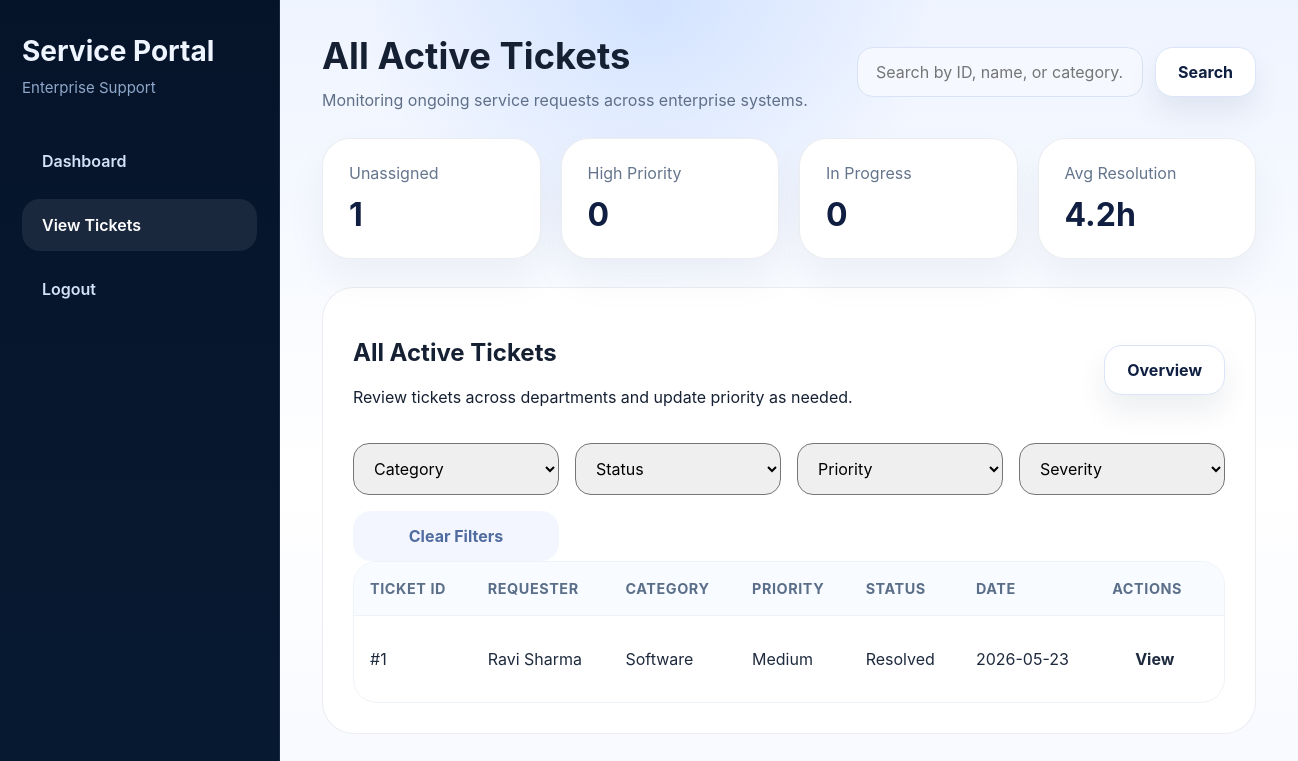
The app's page /it/manage (signed in) with its own data.
### tables this page shows
CREATE TABLE tickets (
    id INTEGER PRIMARY KEY AUTOINCREMENT,
    title TEXT NOT NULL,
    category TEXT NOT NULL,
    priority TEXT NOT NULL,
    severity TEXT NOT NULL,
    description TEXT NOT NULL,
    status TEXT NOT NULL DEFAULT 'Open',
    employee_id INTEGER NOT NULL,
    assigned_to INTEGER,
    created_at TEXT NOT NULL,
    updated_at TEXT NOT NULL,
    resolution_notes TEXT,
    FOREIGN KEY(employee_id) REFERENCES users(id),
    FOREIGN KEY(assigned_to) REFERENCES users(id)
);

CREATE TABLE users (
    id INTEGER PRIMARY KEY AUTOINCREMENT,
    username TEXT NOT NULL UNIQUE,
    password TEXT NOT NULL,
    fullname TEXT NOT NULL,
    role TEXT NOT NULL CHECK(role IN ('employee','it'))
, email TEXT, department TEXT);

### app.py (the view)
        def decorated_view(*args, **kwargs):
            if g.user is None:
                return redirect(url_for('login'))
            if role and g.user['role'] != role:
                flash('Access denied for your role.', 'warning')
                return redirect(url_for(ROLE_ROUTES[g.user['role']]))
            return fn(*args, **kwargs)

### app.py (called while the page is built)
@app.before_request
def load_logged_in_user():
    user_id = session.get('user_id')
    if user_id is None:
        g.user = None
    else:
        g.user = get_user_by_id(user_id)

def login_required(role=None):
    def wrapper(fn):
        def decorated_view(*args, **kwargs):
            if g.user is None:
                return redirect(url_for('login'))
            if role and g.user['role'] != role:
                flash('Access denied for your role.', 'warning')
                return redirect(url_for(ROLE_ROUTES[g.user['role']]))
            return fn(*args, **kwargs)
        decorated_view.__name__ = fn.__name__
        return decorated_view
    return wrapper

@app.route('/it/manage')
@login_required('it')
def manage_tickets():
    filters = {
        'search': request.args.get('search'),
        'category': request.args.get('category'),
        'status': request.args.get('status'),
        'priority': request.args.get('priority'),
        'severity': request.args.get('severity'),
        'assigned_to': request.args.get('assigned_to') or None,
    }
    tickets = fetch_all_tickets(filters)
    technicians = get_all_it_members()
    return render_template(
        'manage_tickets.html',
        user=g.user,
        tickets=tickets,
        filters=filters,
        search=filters['search'],
        categories=CATEGORIES,
        priorities=PRIORITIES,
        severities=SEVERITIES,
        status_options=STATUS_OPTIONS,
        technicians=technicians,
    )

def get_all_it_members():
    from database.models import query_db
    return query_db('SELECT id, fullname FROM users WHERE role = ?', ('it',))

### database/models.py (called while the page is built)
def get_connection():
    conn = sqlite3.connect(DB_PATH)
    conn.row_factory = sqlite3.Row
    return conn

def query_db(query, args=(), one=False):
    conn = get_connection()
    cur = conn.execute(query, args)
    rv = cur.fetchall()
    conn.commit()
    conn.close()
    return (rv[0] if rv else None) if one else rv

def get_user_by_id(user_id):
    return query_db('SELECT * FROM users WHERE id = ?', (user_id,), one=True)

### templates/manage_tickets.html (shortened to what this page needs)
<!DOCTYPE html>
<html lang="en">
<head>
    <link rel="stylesheet" href="{{ url_for('static', filename='css/style.css') }}">
</head>
<body>
    <div class="layout-shell">
        <aside class="sidebar">
            <div class="brand">
                <h2>Service Portal</h2>
                <span>Enterprise Support</span>
            </div>
            <nav>
                <a href="{{ url_for('it_dashboard') }}">Dashboard</a>
                <a href="{{ url_for('manage_tickets') }}" class="active">View Tickets</a>
                <a href="{{ url_for('logout') }}">Logout</a>
            </nav>
        </aside>
        <main class="content">
            <div class="header-top">
                <div class="topbar-left">
                    <h1>All Active Tickets</h1>
                    <p>Monitoring ongoing service requests across enterprise systems.</p>
                </div>
                <div class="topbar-actions">
                    <form method="get" class="search-form" style="display:flex; gap:12px; align-items:center; width:100%; max-width:520px;">
                        <div class="search-bar" style="flex:1;">
                            <input type="text" name="search" placeholder="Search by ID, name, or category..." value="{{ search or '' }}">
                        </div>
                        <button type="submit" class="button button-secondary">Search</button>
                    </form>
                </div>
            </div>
            <section class="dashboard-grid">
                <div class="stat-card">
                    <span>Unassigned</span>
                    <strong>{{ tickets|selectattr('assigned_to','equalto',None)|list|length }}</strong>
                </div>
                <div class="stat-card">
                    <span>High Priority</span>
                    <strong>{{ tickets|selectattr('priority','equalto','High')|list|length }}</strong>
                </div>
                <div class="stat-card">
                    <span>In Progress</span>
                    <strong>{{ tickets|selectattr('status','equalto','In Progress')|list|length }}</strong>
                </div>
                <div class="stat-card">
                    <span>Avg Resolution</span>
                    <strong>4.2h</strong>
                </div>
            </section>
            <section class="panel">
                <div class="ticket-list-header">
                    <div>
                        <h2>All Active Tickets</h2>
                        <p>Review tickets across departments and update priority as needed.</p>
                    </div>
                    <a href="{{ url_for('it_dashboard') }}" class="button button-secondary">Overview</a>
                </div>
                <form method="get" class="filter-form">
                    <select name="category">
                        <option value="">Category</option>
                    </select>
                    <select name="status">
                        <option value="">Status</option>
                    </select>
                    <select name="priority">
                        <option value="">Priority</option>
                    </select>
                    <select name="severity">
                        <option value="">Severity</option>
                    </select>
                    <button type="submit" class="button button-tertiary">Clear Filters</button>
                </form>
                <div class="table-wrapper">
                    <table>
                        <thead>
                            <tr>
                                <th>TICKET ID</th>
                                <th>REQUESTER</th>
                                <th>CATEGORY</th>
                                <th>PRIORITY</th>
                                <th>STATUS</th>
                                <th>DATE</th>
                                <th>ACTIONS</th>
                            </tr>
                        </thead>
                        <tbody>
                            {% for ticket in tickets %}
                                <tr>
                                    <td>#{{ ticket['id'] }}</td>
                                    <td>{{ ticket['employee_name'] }}</td>
                                    <td>{{ ticket['category'] }}</td>
                                    <td><span class="status-badge status-{{ ticket['priority']|replace(' ', '-') }}">{{ ticket['priority'] }}</span></td>
                                    <td><span class="status-badge status-{{ ticket['status']|replace(' ', '-') }}">{{ ticket['status'] }}</span></td>
                                    <td>{{ ticket['updated_at'][:10] }}</td>
                                    <td><a href="{{ url_for('it_ticket_detail', ticket_id=ticket['id']) }}" class="button button-small">View</a></td>
                                </tr>
                            {% else %}
                                <tr><td colspan="7" class="empty-row">No tickets match the selected filters.</td></tr>
                            {% endfor %}
                        </tbody>
                    </table>
                </div>
            </section>
        </main>
    </div>
</body>
</html>

### static/css/style.css (style rules this page uses)
* { box-sizing: border-box; }
:root { color-scheme: light; font-family: 'Inter', 'Segoe UI', Tahoma, Geneva, Verdana, sans-serif; font-synthesis: none; text-rendering: optimizeLegibility; -webkit-font-smoothing: antialiased; }
html { scroll-behavior: smooth; }
body { margin: 0; min-height: 100vh; background: radial-gradient(circle at top, rgba(10,97,255,0.12), transparent 28%), linear-gradient(180deg, #eef4ff 0%, #ffffff 60%, #f7f9ff 100%); color: #152033; }
a { text-decoration: none; color: inherit; }
button, input, textarea, select { font: inherit; }
.button, button { display: inline-flex; align-items: center; justify-content: center; gap: 8px; padding: 14px 22px; border-radius: 18px; border: 1px solid transparent; font-weight: 700; transition: transform 0.2s ease, box-shadow 0.2s ease, background 0.2s ease, color 0.2s ease; white-space: nowrap; }
.button-secondary { color: #0f1f41; background: #ffffff; border-color: #dbe4f8; box-shadow: 0 16px 30px rgba(15,35,80,0.08); }
.button-tertiary { color: #4f6b9f; background: #f3f6ff; border-color: transparent; }
.layout-shell { display: grid; grid-template-columns: 280px 1fr; min-height: 100vh; }
.sidebar { padding: 34px 22px; background: linear-gradient(180deg, #06142a 0%, #071a31 100%); color: #eef5ff; border-right: 1px solid rgba(255,255,255,0.08); }
.sidebar .brand h2 { margin: 0; font-size: 1.75rem; }
.sidebar .brand span { margin-top: 10px; display: inline-block; color: #8fa8ca; font-size: 0.94rem; }
.sidebar nav { margin-top: 38px; display: grid; gap: 12px; }
.sidebar nav a { display: block; padding: 16px 20px; border-radius: 18px; color: #d4e1f7; font-weight: 600; transition: background 0.2s ease, color 0.2s ease; }
.sidebar nav a.active, .sidebar nav a:hover { color: #ffffff; background: rgba(255,255,255,0.08); }
.content { padding: 34px 42px; }
.header-top { display: flex; justify-content: space-between; gap: 18px; align-items: center; margin-bottom: 28px; }
.topbar-left h1 { margin: 0; font-size: clamp(2rem, 2.8vw, 2.8rem); }
.topbar-left p { margin: 12px 0 0; color: #5f6f88; }
.topbar-actions { display: flex; align-items: center; gap: 16px; flex-wrap: wrap; }
.search-bar { display: flex; align-items: center; gap: 12px; width: min(520px, 100%); }
.search-bar input { width: 100%; padding: 14px 18px; border-radius: 16px; border: 1px solid #d9e3f5; background: #f6f8ff; color: #182135; }
.dashboard-grid { display: grid; grid-template-columns: repeat(4, minmax(0, 1fr)); gap: 20px; margin-bottom: 28px; }
.dashboard-grid .stat-card { padding: 24px 26px; background: #ffffff; border-radius: 28px; border: 1px solid rgba(15,35,80,0.08); box-shadow: 0 20px 40px rgba(15,35,80,0.05); }
.stat-card span { color: #64758d; }
.stat-card strong { display: block; margin-top: 12px; font-size: 2rem; color: #101f41; }
.panel { background: #ffffff; border-radius: 32px; padding: 30px; border: 1px solid rgba(15,35,80,0.08); }
.filter-form { display: grid; grid-template-columns: repeat(auto-fit, minmax(180px, 1fr)); gap: 16px; margin-top: 20px; }
.filter-form select { padding: 14px 16px; border-radius: 16px; }
.ticket-list-header { display: flex; flex-wrap: wrap; gap: 18px; justify-content: space-between; align-items: center; margin-bottom: 16px; }
.ticket-list-header .button { white-space: nowrap; }
.table-wrapper { overflow-x: auto; border-radius: 24px; border: 1px solid #eef3f8; }
table { width: 100%; border-collapse: collapse; min-width: 860px; }
thead th { background: #f8fbff; position: sticky; top: 0; z-index: 2; text-align: left; padding: 18px 16px; color: #5b6f89; font-weight: 700; font-size: 0.9rem; text-transform: uppercase; letter-spacing: 0.04em; }
tbody td { padding: 18px 16px; border-top: 1px solid #eef3f8; vertical-align: middle; color: #1e2a3e; }

### records on screen
tickets: id "1", employee_name "Ravi Sharma", category "Software", priority "Medium", status "Resolved", updated_at "2026-05-23"

### other values on screen
{{ tickets|selectattr('assigned_to','equalto',None)|list|length }} "1"
{{ tickets|selectattr('priority','equalto','High')|list|length }} "0"
{{ tickets|selectattr('status','equalto','In Progress')|list|length }} "0"
